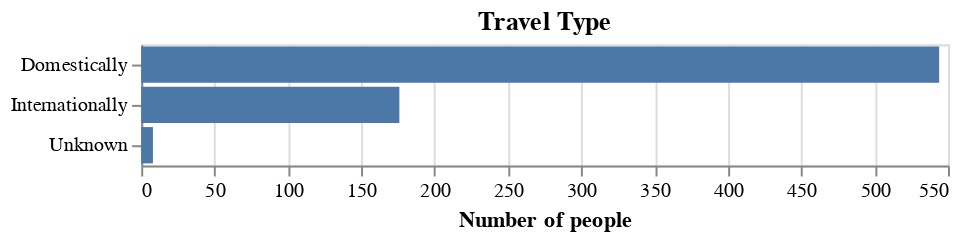

The notebook cell saved with this chart:
### Markdown cell above
### Travel

### Code cell
(alt.Chart(data=survey, title="Travel Type")
    .mark_bar()
    .encode(
        y=alt.Y(shorthand="travel:N", sort='-x', title=""),
        x=alt.X(shorthand="count()",title="Number of people"),
        tooltip=alt.Tooltip("count():N"),
    )
)

### Figure 1 — Vega-Lite specification as saved in the notebook (floating-point values rounded to 4 significant figures; data arrays with more than 128 entries replaced by an {"elided": "..."} marker saying what was removed)
{"config": {"view": {"continuousWidth": 400, "continuousHeight": 300}}, "data": {"name": "data-4786b59a3ac75ab5fad4b7e9a23e047f"}, "mark": "bar", "encoding": {"tooltip": {"aggregate": "count", "type": "nominal"}, "x": {"aggregate": "count", "title": "Number of people", "type": "quantitative"}, "y": {"field": "travel", "sort": "-x", "title": "", "type": "nominal"}}, "title": "Travel Type", "$schema": "https://vega.github.io/schema/vega-lite/v4.17.0.json", "datasets": {"data-4786b59a3ac75ab5fad4b7e9a23e047f": {"elided": "728 records"}}}
